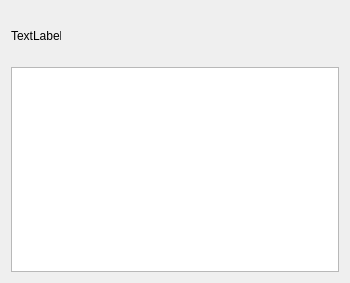
<?xml version="1.0" encoding="UTF-8"?>
<ui version="4.0">
 <class>MsgListBox</class>
 <widget class="QDialog" name="MsgListBoxDialog">
  <property name="geometry">
   <rect>
    <x>0</x>
    <y>0</y>
    <width>350</width>
    <height>283</height>
   </rect>
  </property>
  <property name="minimumSize">
   <size>
    <width>350</width>
    <height>0</height>
   </size>
  </property>
  <property name="maximumSize">
   <size>
    <width>350</width>
    <height>16777215</height>
   </size>
  </property>
  <property name="windowTitle">
   <string>MsgListBox</string>
  </property>
  <layout class="QVBoxLayout" name="verticalLayout">
   <item>
    <widget class="QLabel" name="label">
     <property name="minimumSize">
      <size>
       <width>50</width>
       <height>50</height>
      </size>
     </property>
     <property name="maximumSize">
      <size>
       <width>50</width>
       <height>50</height>
      </size>
     </property>
     <property name="text">
      <string>TextLabel</string>
     </property>
    </widget>
   </item>
   <item>
    <widget class="QListWidget" name="listWidget"/>
   </item>
  </layout>
 </widget>
 <layoutdefault spacing="6" margin="11"/>
 <resources/>
 <connections/>
</ui>
